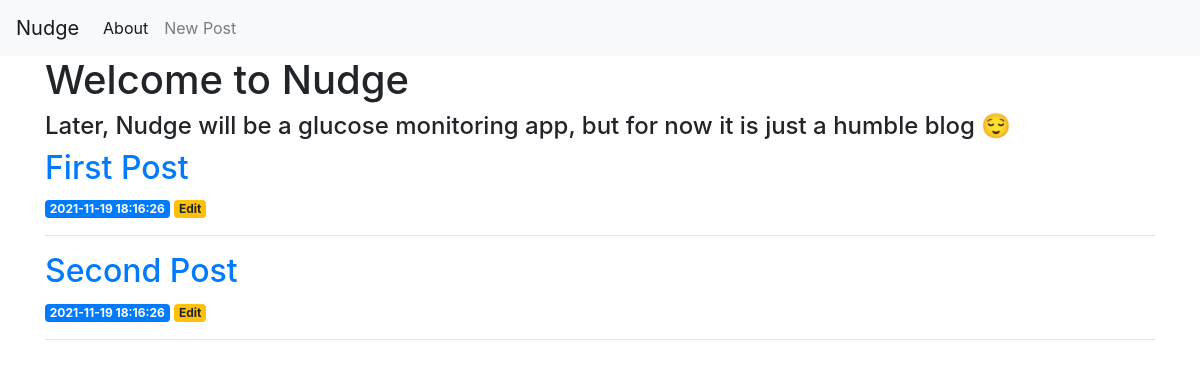
Before: / with the older database file.
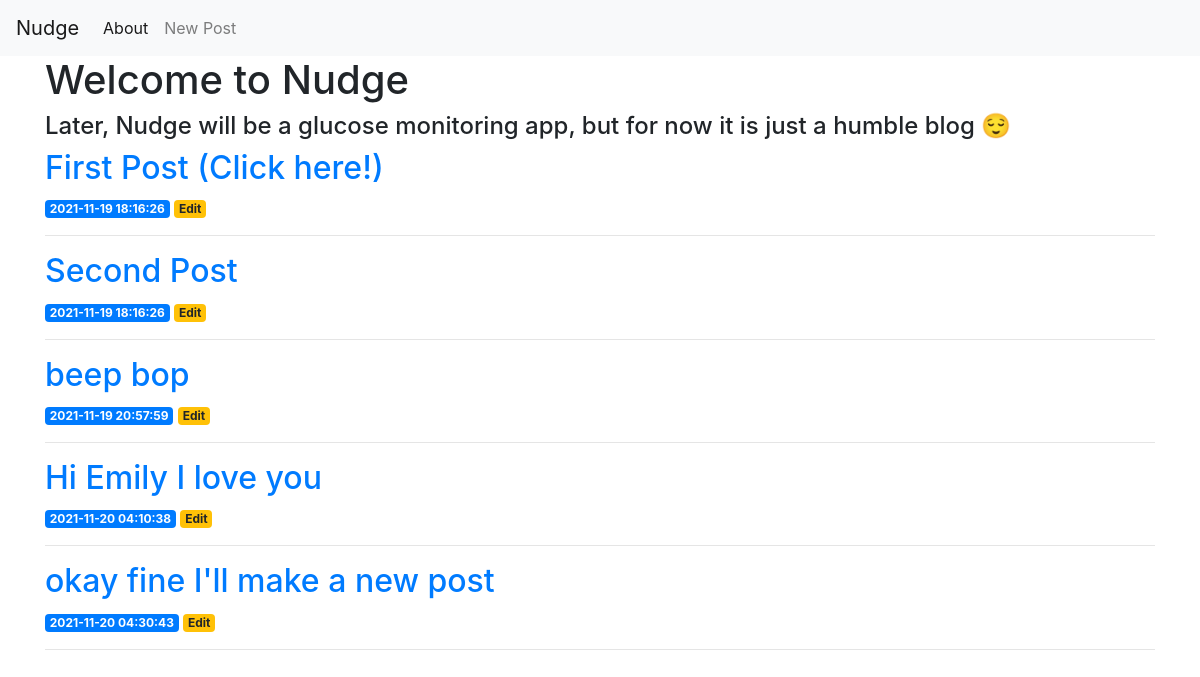
After: the same page with the newer database file.
### tables this page shows
CREATE TABLE posts (
    id INTEGER PRIMARY KEY AUTOINCREMENT,
    created TIMESTAMP NOT NULL DEFAULT CURRENT_TIMESTAMP,
    title TEXT NOT NULL,
    content TEXT NOT NULL
);

### app.py (the view)
@app.route('/')
def index():
    conn = get_db_connection()
    posts = conn.execute('SELECT * FROM posts').fetchall()
    conn.close()
    return render_template('index.html', posts=posts)

### app.py (called while the page is built)
def get_db_connection():
    conn = sqlite3.connect('database.db')
    conn.row_factory = sqlite3.Row
    return conn

### templates/index.html
{% extends 'base.html' %}
{% block content %}
   <h1>Welcome to Nudge</h1>
   <h4>Later, Nudge will be a glucose monitoring app, but for now it is
       just a humble blog 😌</h4>
    {% for post in posts %}
        <a href="{{ url_for('post', post_id=post['id']) }}">
            <h2>{{ post['title'] }}</h2>
        </a>
        <span class="badge badge-primary">{{ post['created'] }}</span>
        <a href="{{ url_for('edit', id=post['id']) }}">
            <span class="badge badge-warning">Edit</span>
        </a>
        <hr>
    {% endfor %}
{% endblock %}

### templates/base.html (shortened to what this page needs)
<!doctype html>
<html lang="en">
  <head>
    <link rel="stylesheet" href="https://stackpath.bootstrapcdn.com/bootstrap/4.3.1/css/bootstrap.min.css">
  </head>
  <body>
    <nav class="navbar navbar-expand-md navbar-light bg-light">
        <a class="navbar-brand" href="{{ url_for('index')}}">Nudge</a>
        <div class="collapse navbar-collapse" id="navbarNav">
            <ul class="navbar-nav">
            <li class="nav-item active">
                <a class="nav-link" href="#">About</a>
            </li>
            <li class="nav-item">
                <a class="nav-link" href="{{url_for('create')}}">New Post</a>
            </li>
            </ul>
        </div>
    </nav>
    <div class="container">
        {% block content %} {% endblock %}
    </div>
  </body>
</html>

Changed rows visible on the page:
changed posts: title "First Post" → "First Post (Click here!)"
added posts: title "beep bop", created "2021-11-19 20:57:59"
added posts: title "Hi Emily I love you", created "2021-11-20 04:10:38"
added posts: title "okay fine I'll make a new post", created "2021-11-20 04:30:43"
